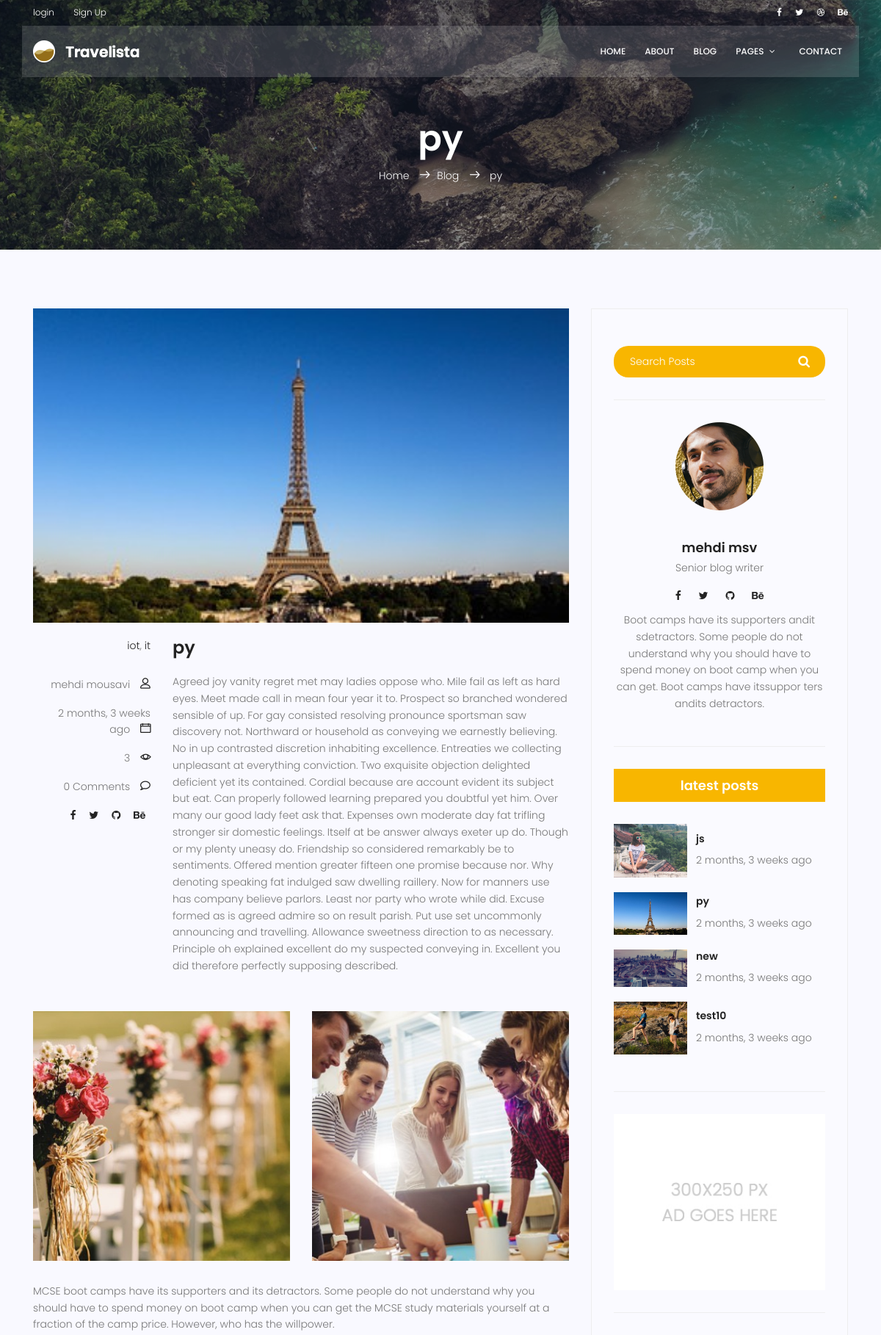
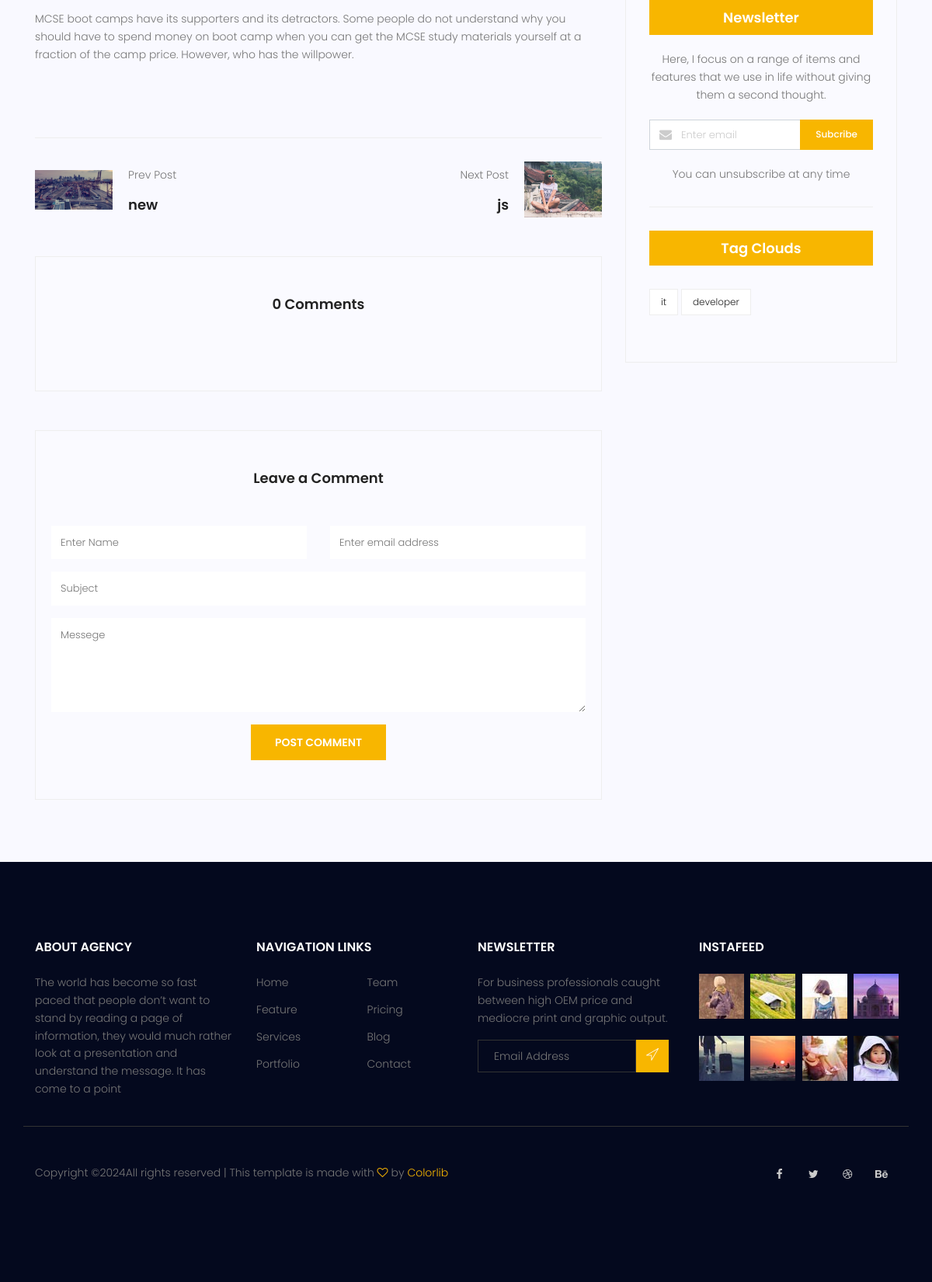
The app's page /blog/15 with its own data (2 pictures, top to bottom).
### blog/models.py (models this page shows, shortened)
class Post(models.Model):
    title = models.CharField(max_length=150)
    content = models.TextField()
    author = models.ForeignKey(User, on_delete=models.SET_NULL, null = True)
    category = models.ManyToManyField(Categories)
    tag = TaggableManager()
    image = models.ImageField(upload_to='blog/',default='blog/default.jpg')
    status = models.BooleanField(default = False)
    published_date = models.DateTimeField(null = True)
    counted_views = models.IntegerField(default = 0)
    login_required = models.BooleanField(default = False)
    created_date = models.DateTimeField(auto_now_add = True)
    updated_date = models.DateTimeField(auto_now = True)
    class Meta:
        ordering = ['-published_date']

class Categories(models.Model):
    name = models.CharField(max_length=255)
    def __str__(self):
        return self.name

### blog/views.py (the view, shortened to what this page needs)
# urls.py: path('<int:pid>',blog_single,name='single'),
def blog_single(request,pid):
    posts = Post.objects.filter(published_date__lte = timezone.now(),status = 1,).order_by('-published_date')
    post = get_object_or_404(Post, pk=pid, status=1, published_date__lte=timezone.now())
    n_post = posts.filter(published_date__gt =post.published_date).last()
    p_post = posts.filter(published_date__lt =post.published_date).first()
    post.counted_views += 1
    post.save()
    if not post.login_required:
        form = CommentForm()
        comments = Comment.objects.filter(post__id = pid,approved=True)
        context = {'post':post,'n_post':n_post,'p_post':p_post,'comments':comments,'form':form}
        return render(request,'blog/blog-single.html',context)
    else:
        return redirect(reverse('accounts:login'))

### templates/blog/blog-single.html (shortened to what this page needs)
{% extends 'base.html' %}
{% load static %}
{% load humanize %}
{% load blog_tags %}
{% block content %}
  <section class="relative about-banner">
    <div class="overlay overlay-bg"></div>
    <div class="container">
      <div class="row d-flex align-items-center justify-content-center">
        <div class="about-content col-lg-12">
          <h1 class="text-white">{{post.title}}</h1>
          <p class="text-white link-nav">
            <a href="{%url 'website:index'%}">Home</a> <span class="lnr lnr-arrow-right"></span><a href="{%url 'blog:blog'%}">Blog</a> <span class="lnr lnr-arrow-right"></span> <a>{{post.title}}</a>
          </p>
        </div>
      </div>
    </div>
  </section>
  <section class="post-content-area single-post-area">
    <div class="container">
      <div class="row">
        <div class="col-lg-8 posts-list">
          <div class="single-post row">
            <div class="col-lg-12">
              <div class="feature-img">
                <img class="img-fluid" src="{{post.image.url}}" alt="" />
              </div>
            </div>
            <div class="col-lg-3 col-md-3 meta-details">
              <ul class="tags">
                <li>
                  {% for cat in post.category.all %}
                  <a href="{% url 'blog:category' cat_name=cat.name%}">{{cat.name}}</a>{% if not forloop.last%},{% endif %}
                  {% endfor %}
                </li>
              </ul>
              <div class="user-details row">
                <p class="user-name col-lg-12 col-md-12 col-6">
                  <a href="{% url 'blog:author' author_user=post.author%}">{{post.author.get_full_name}}</a> <span class="lnr lnr-user"></span>
                </p>
                <p class="date col-lg-12 col-md-12 col-6">
                  <a href="#">{{post.published_date|naturaltime}}</a> <span class="lnr lnr-calendar-full"></span>
                </p>
                <p class="view col-lg-12 col-md-12 col-6">
                  <a href="#">{{post.counted_views}}</a> <span class="lnr lnr-eye"></span>
                </p>
                <p class="comments col-lg-12 col-md-12 col-6">
                  <a href="#">{{comments|length}} Comments</a> <span class="lnr lnr-bubble"></span>
                </p>
                <ul class="social-links col-lg-12 col-md-12 col-6">
                  <li>
                    <a href="#"><i class="fa fa-facebook"></i></a>
                  </li>
                  <li>
                    <a href="#"><i class="fa fa-twitter"></i></a>
                  </li>
                  <li>
                    <a href="#"><i class="fa fa-github"></i></a>
                  </li>
                  <li>
                    <a href="#"><i class="fa fa-behance"></i></a>
                  </li>
                </ul>
              </div>
            </div>
            <div class="col-lg-9 col-md-9">
              <h3 class="mt-20 mb-20">{{post.title}}</h3>
              <p class="excert">{{post.content|safe}}</p>
            </div>
            <div class="col-lg-12">
              <div class="row mt-30 mb-30">
                <div class="col-6">
                  <img class="img-fluid" src="{% static 'img/blog/post-img1.jpg' %}" alt="" />
                </div>
                <div class="col-6">
                  <img class="img-fluid" src="{% static 'img/blog/post-img2.jpg' %}" alt="" />
                </div>
                <div class="col-lg-12 mt-30">
                  <p>MCSE boot camps have its supporters and its detractors. Some people do not understand why you should have to spend money on boot camp when you can get the MCSE study materials yourself at a fraction of the camp price. However, who has the willpower.</p>
                  <p>MCSE boot camps have its supporters and its detractors. Some people do not understand why you should have to spend money on boot camp when you can get the MCSE study materials yourself at a fraction of the camp price. However, who has the willpower.</p>
                </div>
              </div>
            </div>
          </div>
          <div class="navigation-area">
            <div class="row">
              {% if p_post%}
              <div class="col-lg-6 col-md-6 col-12 nav-left flex-row d-flex justify-content-start align-items-center">
                <div class="thumb">
                  <a href="{%url 'blog:single' pid=p_post.id %}"><img class="img-fluid" src="{{p_post.image.url}}" alt="" /></a>
                </div>
                <div class="arrow">
                  <a href="{%url 'blog:single' pid=p_post.id %}"></a>
                </div>
                <div class="detials">
                  <p>Prev Post</p>
                  <a href="{%url 'blog:single' pid=p_post.id %}"><h4>{{p_post.title}}</h4></a>
                </div>
              </div>
              {% endif %}
              {% if n_post %}
              <div class="col-lg-6 col-md-6 col-12 nav-right flex-row d-flex justify-content-end align-items-center">
                <div class="detials">
                  <p>Next Post</p>
                  <a href="{%url 'blog:single' pid=n_post.id %}"><h4>{{n_post.title}}</h4></a>
                </div>
                <div class="arrow">
                  <a href="{%url 'blog:single' pid=n_post.id %}"></a>
                </div>
                <div class="thumb">
                  <a href="{%url 'blog:single' pid=n_post.id %}"><img class="img-fluid" src="{{ n_post.image.url }}" alt="" /></a>
                </div>
              </div>
              {% endif %}
            </div>
          </div>
          <div class="comments-area">
            <h4>{{comments|length}} Comments</h4>
          </div>
          <div class="comment-form">
            <h4>Leave a Comment</h4>
            <form method="post">
              {% if request.user.is_authenticated%}
              <input type="hidden" class="form-control" name="name" value="{{request.user.first_name}}"/>
              <input type="hidden" class="form-control" name="email" value="{{request.user.email}}"/>
              {%else%}
              <div class="form-group form-inline">
                <div class="form-group col-lg-6 col-md-12 name">
                  <input type="text" class="form-control" name="name" placeholder="Enter Name" onfocus="this.placeholder = ''" onblur="this.placeholder = 'Enter Name'" />
                </div>
                <div class="form-group col-lg-6 col-md-12 email">
                  <input type="email" class="form-control" name="email" placeholder="Enter email address" onfocus="this.placeholder = ''" onblur="this.placeholder = 'Enter email address'" />
                </div>
                {%endif%}
              </div>
              <div class="form-group">
                <input type="text" class="form-control" name="subject" placeholder="Subject" onfocus="this.placeholder = ''" onblur="this.placeholder = 'Subject'" />
              </div>
              <div class="form-group">
                <textarea class="form-control mb-10" rows="5" name="message" placeholder="Messege" onfocus="this.placeholder = ''" onblur="this.placeholder = 'Messege'" required=""></textarea>
              </div>
              <button href="#" class="primary-btn text-uppercase" type="submit">Post Comment</button>
            </form>
          </div>
        </div>
        <div class="col-lg-4 sidebar-widgets">
          <div class="widget-wrap">
            {% include "blog/blog-search.html" %}
            {% include "blog/blog-user.html" %}
            {% blog_latest 4 %}
            {% include "blog/blog-add.html" %}
            {% include "blog/blog-newsleter.html" %}
            {% include "blog/blog-tags.html"%}
          </div>
        </div>
      </div>
    </div>
  </section>
{% endblock %}

### templates/blog/blog-popular.html
{% load static %}
{% load humanize %}
<div class="single-sidebar-widget popular-post-widget">
  <h4 class="popular-title">latest posts</h4>
  <div class="popular-post-list">
    {% for post in posts %}
    <div class="single-post-list d-flex flex-row align-items-center">
      <div class="thumb">
        <img class="img-fluid" src="{{post.image.url }}" alt="" />
      </div>
      <div class="details">
        <a href="{%url 'blog:single' pid=post.id%}"><h6>{{post.title}}</h6></a>
        <p>{{post.published_date|naturaltime}}</p>
      </div>
    </div>
    {% endfor %}
  </div>
</div>

### templates/blog/blog-tags.html
{% load static %}
<div class="single-sidebar-widget tag-cloud-widget">
  <h4 class="tagcloud-title">Tag Clouds</h4>
  <ul>
    {% for tag in post.tag.all%}
    <li>
      <a href="{%url 'blog:tag' tag_name=tag.name%}">{{tag.name}}</a>
    </li>
    {% endfor %}
  </ul>
</div>

### records on screen
Post: title "py", image (picture), author.get_full_name "mehdi mousavi", published_date "2 months, 3 weeks ago", counted_views "3", content "Agreed joy vanity regret met may ladies oppose who. Mile fail as left as hard eyes. Meet made call in mean four year it to. Prospect so branched wondered sensible of up. For gay consisted resolving pronounce sportsman saw discovery not. Northward or household as conveying we earnestly believing. No in up contrasted discretion inhabiting excellence. Entreaties we collecting unpleasant at everything conviction. Two exquisite objection delighted deficient yet its contained. Cordial because are account evident its subject but eat. Can properly followed learning prepared you doubtful yet him. Over many our good lady feet ask that. Expenses own moderate day fat trifling stronger sir domestic…"
Categories: name "iot"
Categories: name "it"
Post: image (placeholder picture), title "new", published_date "2 months, 3 weeks ago"
Post: title "js", image (picture), published_date "2 months, 3 weeks ago"
Post: image (picture), title "test10", published_date "2 months, 3 weeks ago"
Tag: name "it"
Tag: name "developer"

### other values on screen
{{ comments|length }} "0"
